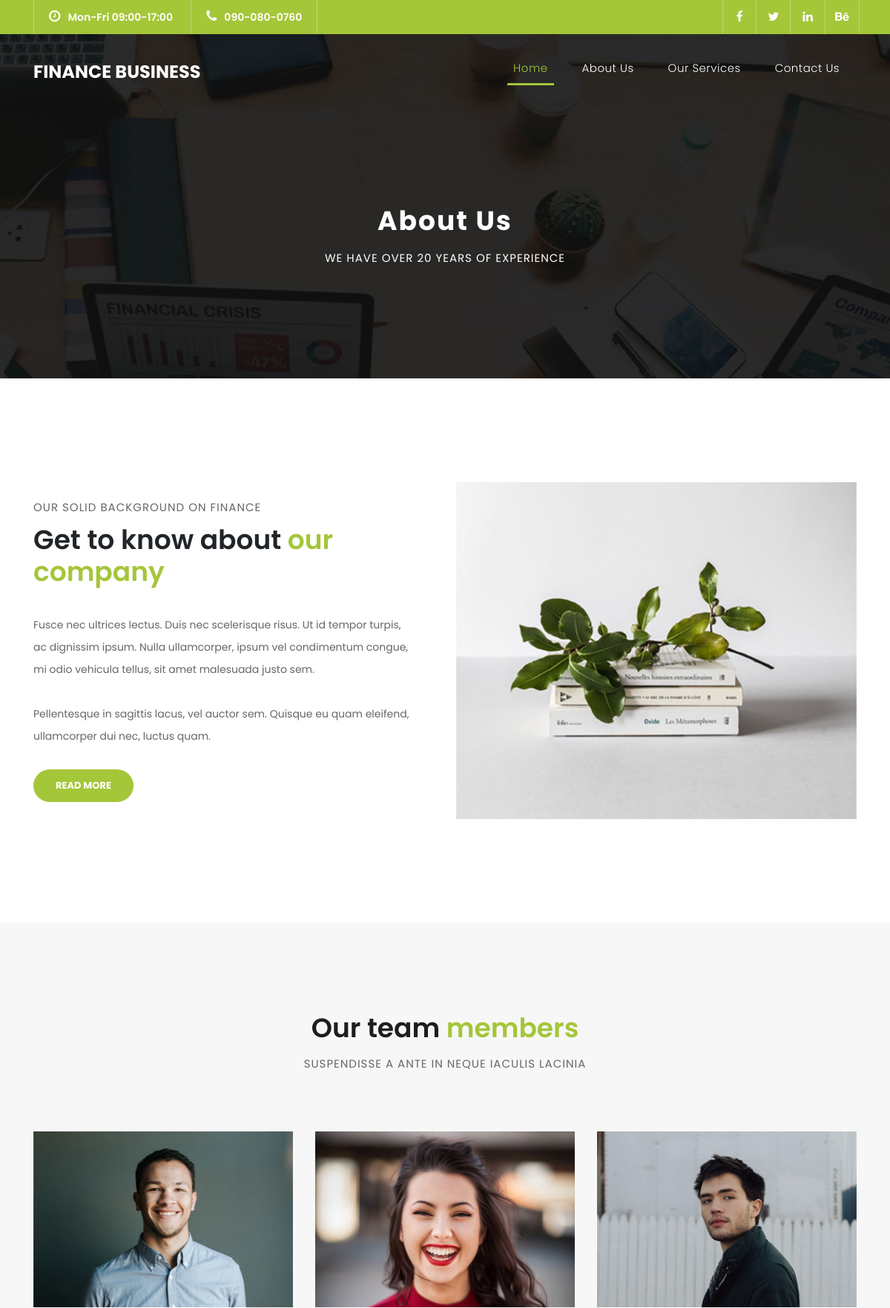
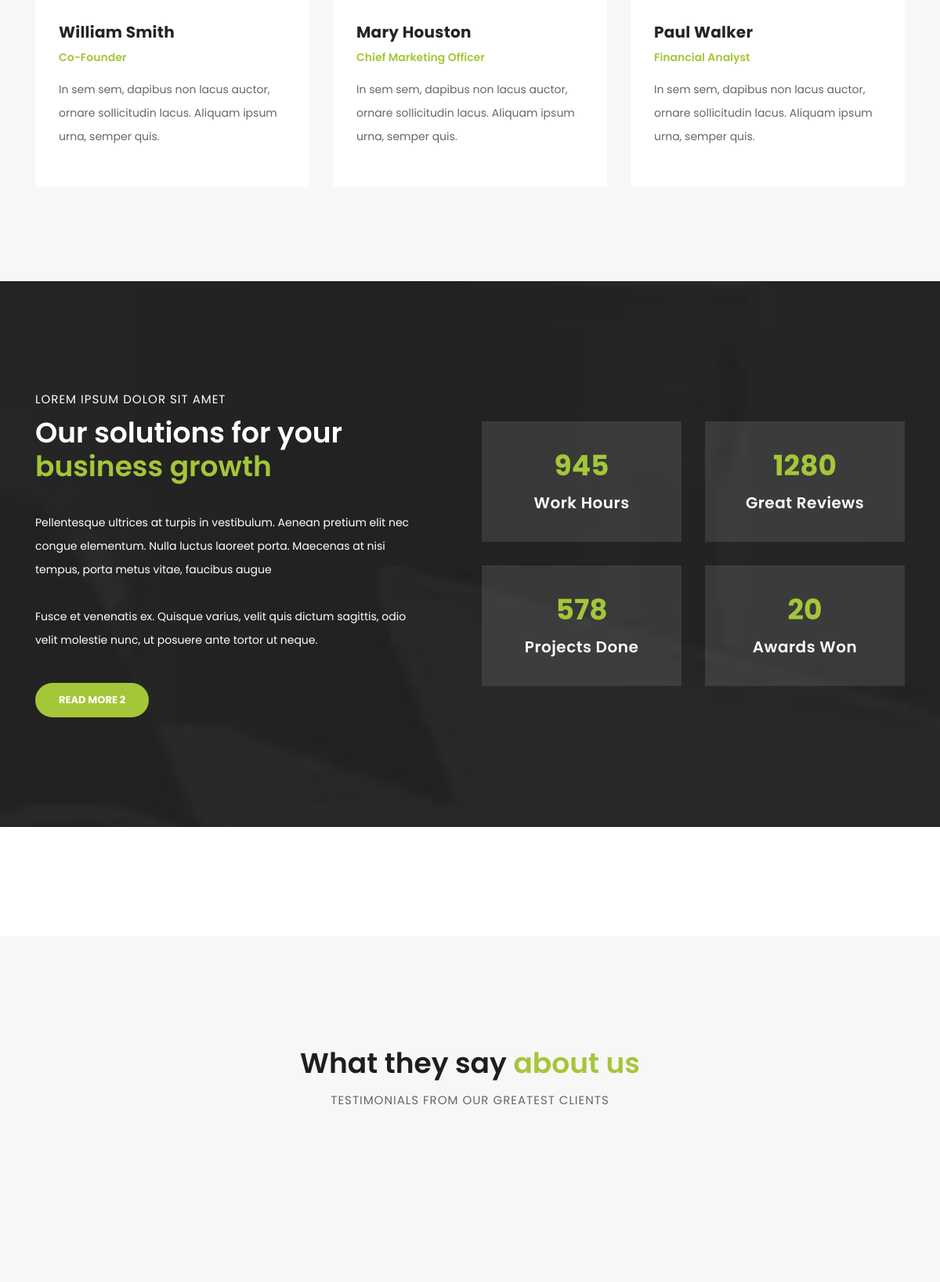
Page /about.php (upper part) on the committed database (2 pictures, top to bottom).
### tables this page shows
CREATE TABLE `solutions` (
  `id` int(11) NOT NULL,
  `header` varchar(100) NOT NULL,
  `title` varchar(100) NOT NULL,
  `description` text NOT NULL,
  `description2` text NOT NULL,
  `button_text` varchar(150) NOT NULL,
  `button_url` varchar(150) NOT NULL,
  `status` int(2) NOT NULL DEFAULT 1
);

CREATE TABLE `numbers` (
  `id` int(11) NOT NULL,
  `Work_Hours` int(11) NOT NULL,
  `Great_Reviews` int(11) NOT NULL,
  `Projects_Done` int(11) NOT NULL,
  `Awards_Won` int(11) NOT NULL
);

### inc/funfact.php (the view)
<?php
require_once "admin/db.php";
$querya = "SELECT * FROM solutions where id = '1' ;";
$result = mysqli_query($conntion, $querya);
if (mysqli_num_rows($result)) {
    $data = mysqli_fetch_assoc($result);
  }
  $query2 = "SELECT * FROM numbers where id = '1' ;";
  $result2 = mysqli_query($conntion, $query2);
  if (mysqli_num_rows($result2)) {
      $data2 = mysqli_fetch_assoc($result2);
    }
?>
<div class="fun-facts">
      <div class="container">
        <div class="row">
          <div class="col-md-6">
            <div class="left-content">
              <span><?= $data['header'] ?></span>
              <h2><?= $data['title'] ?> <em>business growth</em></h2>
              <p><?= $data['description'] ?>
              <br><br><?= $data['description2'] ?></p>
              <a href="<?= $data['button_url'] ?>" class="filled-button"><?= $data['button_text'] ?></a>
            </div>
          </div>
          <div class="col-md-6 align-self-center">
            <div class="row">
              <div class="col-md-6">
                <div class="count-area-content">
                  <div class="count-digit"><?= $data2['Work_Hours'] ?></div>
                  <div class="count-title">Work Hours</div>
                </div>
              </div>
              <div class="col-md-6">
                <div class="count-area-content">
                  <div class="count-digit"><?= $data2['Great_Reviews'] ?></div>
                  <div class="count-title">Great Reviews</div>
                </div>
              </div>
              <div class="col-md-6">
                <div class="count-area-content">
                  <div class="count-digit"><?= $data2['Projects_Done'] ?></div>
                  <div class="count-title">Projects Done</div>
                </div>
              </div>
              <div class="col-md-6">
                <div class="count-area-content">
                  <div class="count-digit"><?= $data2['Awards_Won'] ?></div>
                  <div class="count-title">Awards Won</div>
                </div>
              </div>
            </div>
          </div>
        </div>
      </div>
    </div>

### inc/header.php (shortened to what this page needs)
<!DOCTYPE html>
<html lang="en">
  <head>
    <link href="vendor/bootstrap/css/bootstrap.min.css" rel="stylesheet">
    <link rel="stylesheet" href="assets/css/fontawesome.css">
    <link rel="stylesheet" href="assets/css/templatemo-finance-business.css">
    <link rel="stylesheet" href="assets/css/owl.css">
  </head>
  <body>
    <div class="sub-header">
      <div class="container">
        <div class="row">
          <div class="col-md-8 col-xs-12">
            <ul class="left-info">
              <li><a href="#"><i class="fa fa-clock-o"></i>Mon-Fri 09:00-17:00</a></li>
              <li><a href="#"><i class="fa fa-phone"></i>090-080-0760</a></li>
            </ul>
          </div>
          <div class="col-md-4">
            <ul class="right-icons">
              <li><a href="#"><i class="fa fa-facebook"></i></a></li>
              <li><a href="#"><i class="fa fa-twitter"></i></a></li>
              <li><a href="#"><i class="fa fa-linkedin"></i></a></li>
              <li><a href="#"><i class="fa fa-behance"></i></a></li>
            </ul>
          </div>
        </div>
      </div>
    </div>
    <header class="">
      <nav class="navbar navbar-expand-lg">
        <div class="container">
          <a class="navbar-brand" href="index.html"><h2>Finance Business</h2></a>
          <div class="collapse navbar-collapse" id="navbarResponsive">
            <ul class="navbar-nav ml-auto">
              <li class="nav-item active">
                <a class="nav-link" href="index.php">Home
                </a>
              </li>
              <li class="nav-item">
                <a class="nav-link" href="about.php">About Us</a>
              </li>
              <li class="nav-item">
                <a class="nav-link" href="services.php">Our Services</a>
              </li>
              <li class="nav-item">
                <a class="nav-link" href="contact.php">Contact Us</a>
              </li>
            </ul>
          </div>
        </div>
      </nav>
    </header>

### about.php
<?php
require_once "inc/header.php";
?>
    <div class="page-heading header-text">
      <div class="container">
        <div class="row">
          <div class="col-md-12">
            <h1>About Us</h1>
            <span>We have over 20 years of experience</span>
          </div>
        </div>
      </div>
    </div>
    <div class="more-info about-info">
      <div class="container">
        <div class="row">
          <div class="col-md-12">
            <div class="more-info-content">
              <div class="row">
                <div class="col-md-6 align-self-center">
                  <div class="right-content">
                    <span>our solid background on finance</span>
                    <h2>Get to know about <em>our company</em></h2>
                    <p>Fusce nec ultrices lectus. Duis nec scelerisque risus. Ut id tempor turpis, ac dignissim ipsum. Nulla ullamcorper, ipsum vel condimentum congue, mi odio vehicula tellus, sit amet malesuada justo sem.
                    <br><br>Pellentesque in sagittis lacus, vel auctor sem. Quisque eu quam eleifend, ullamcorper dui nec, luctus quam.</p>
                    <a href="" class="filled-button">Read More</a>
                  </div>
                </div>
                <div class="col-md-6">
                  <div class="left-image">
                    <img src="assets/images/about-image.jpg" alt="">
                  </div>
                </div>
              </div>
            </div>
          </div>
        </div>
      </div>
    </div>
    <div class="team">
      <div class="container">
        <div class="row">
          <div class="col-md-12">
            <div class="section-heading">
              <h2>Our team <em>members</em></h2>
              <span>Suspendisse a ante in neque iaculis lacinia</span>
            </div>
          </div>
          <div class="col-md-4">
            <div class="team-item">
              <img src="assets/images/team_01.jpg" alt="">
              <div class="down-content">
                <h4>William Smith</h4>
                <span>Co-Founder</span>
                <p>In sem sem, dapibus non lacus auctor, ornare sollicitudin lacus. Aliquam ipsum urna, semper quis.</p>
              </div>
            </div>
          </div>
          <div class="col-md-4">
            <div class="team-item">
              <img src="assets/images/team_02.jpg" alt="">
              <div class="down-content">
                <h4>Mary Houston</h4>
                <span>Chief Marketing Officer</span>
                <p>In sem sem, dapibus non lacus auctor, ornare sollicitudin lacus. Aliquam ipsum urna, semper quis.</p>
              </div>
            </div>
          </div>
          <div class="col-md-4">
            <div class="team-item">
              <img src="assets/images/team_03.jpg" alt="">
              <div class="down-content">
                <h4>Paul Walker</h4>
                <span>Financial Analyst</span>
                <p>In sem sem, dapibus non lacus auctor, ornare sollicitudin lacus. Aliquam ipsum urna, semper quis.</p>
              </div>
            </div>
          </div>
        </div>
      </div>
    </div>
    <?php
include_once "inc/funfact.php";
include_once "inc/tastimonials.php";
?>
<?php
require_once "inc/footer.php";
?>

### inc/tastimonials.php (shortened to what this page needs)
<div class="testimonials">
      <div class="container">
        <div class="row">
          <div class="col-md-12">
            <div class="section-heading">
              <h2>What they say <em>about us</em></h2>
              <span>testimonials from our greatest clients</span>
            </div>
          </div>
          <div class="col-md-12">
          </div>
        </div>
      </div>
    </div>

### inc/footer.php (shortened to what this page needs)
  </body>
</html>

### rows in the picture
solutions: header "LOREM IPSUM DOLOR SIT AMET", title "Our solutions for your", description "Pellentesque ultrices at turpis in vestibulum. Aenean pretium elit nec congue elementum. Nulla luctus laoreet porta. Maecenas at nisi tempus, porta metus vitae, faucibus augue", description2 "Fusce et venenatis ex. Quisque varius, velit quis dictum sagittis, odio velit molestie nunc, ut posuere ante tortor ut neque.", button_text "READ MORE 2"
numbers: Work_Hours "945", Great_Reviews "1280", Projects_Done "578", Awards_Won "20"
